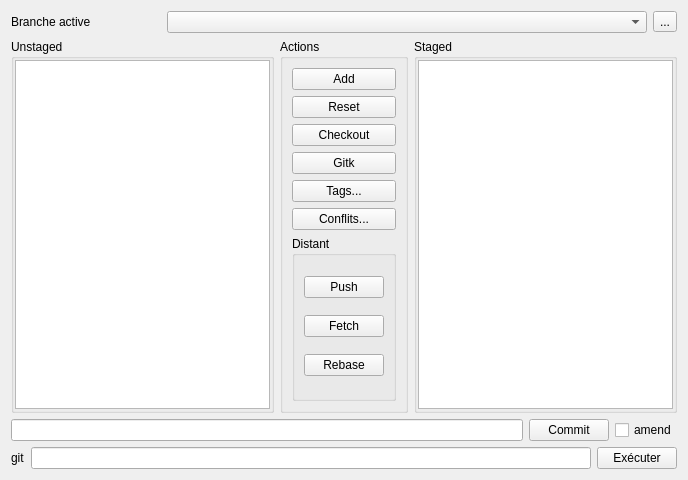
<?xml version="1.0" encoding="UTF-8"?>
<ui version="4.0">
 <class>TabGit</class>
 <widget class="QWidget" name="TabGit">
  <property name="geometry">
   <rect>
    <x>0</x>
    <y>0</y>
    <width>688</width>
    <height>480</height>
   </rect>
  </property>
  <property name="windowTitle">
   <string>Form</string>
  </property>
  <layout class="QGridLayout" name="gridLayout">
   <item row="0" column="0">
    <layout class="QHBoxLayout" name="horizontalLayout_3">
     <item>
      <widget class="QLabel" name="label_branch">
       <property name="maximumSize">
        <size>
         <width>150</width>
         <height>16777215</height>
        </size>
       </property>
       <property name="text">
        <string>Branche active</string>
       </property>
      </widget>
     </item>
     <item>
      <widget class="QComboBox" name="comboBox_branch"/>
     </item>
     <item>
      <widget class="QToolButton" name="toolButton_branch">
       <property name="text">
        <string>...</string>
       </property>
      </widget>
     </item>
    </layout>
   </item>
   <item row="1" column="0">
    <layout class="QHBoxLayout" name="horizontalLayout_2">
     <item>
      <widget class="QGroupBox" name="groupBox_unstaged">
       <property name="title">
        <string>Unstaged</string>
       </property>
       <layout class="QVBoxLayout" name="verticalLayout">
        <property name="leftMargin">
         <number>1</number>
        </property>
        <property name="topMargin">
         <number>1</number>
        </property>
        <property name="rightMargin">
         <number>1</number>
        </property>
        <property name="bottomMargin">
         <number>1</number>
        </property>
        <item>
         <widget class="QListWidget" name="listWidget_unstaged">
          <property name="editTriggers">
           <set>QAbstractItemView::NoEditTriggers</set>
          </property>
          <property name="selectionMode">
           <enum>QAbstractItemView::ExtendedSelection</enum>
          </property>
          <property name="viewMode">
           <enum>QListView::ListMode</enum>
          </property>
          <property name="itemAlignment">
           <set>Qt::AlignLeading</set>
          </property>
          <property name="sortingEnabled">
           <bool>true</bool>
          </property>
         </widget>
        </item>
       </layout>
      </widget>
     </item>
     <item>
      <widget class="QGroupBox" name="groupBox_action">
       <property name="title">
        <string>Actions</string>
       </property>
       <layout class="QVBoxLayout" name="verticalLayout_3">
        <item>
         <widget class="QPushButton" name="pushButton_add">
          <property name="text">
           <string>Add</string>
          </property>
         </widget>
        </item>
        <item>
         <widget class="QPushButton" name="pushButton_reset">
          <property name="text">
           <string>Reset</string>
          </property>
         </widget>
        </item>
        <item>
         <widget class="QPushButton" name="pushButton_checkout">
          <property name="text">
           <string>Checkout</string>
          </property>
         </widget>
        </item>
        <item>
         <widget class="QPushButton" name="pushButton_gitk">
          <property name="text">
           <string>Gitk</string>
          </property>
         </widget>
        </item>
        <item>
         <widget class="QPushButton" name="pushButton_tags">
          <property name="text">
           <string>Tags...</string>
          </property>
         </widget>
        </item>
        <item>
         <widget class="QPushButton" name="pushButton_conflicts">
          <property name="text">
           <string>Conflits...</string>
          </property>
         </widget>
        </item>
        <item>
         <widget class="QGroupBox" name="groupBox_distantAction">
          <property name="title">
           <string>Distant</string>
          </property>
          <layout class="QVBoxLayout" name="verticalLayout_5">
           <item>
            <widget class="QPushButton" name="pushButton_push">
             <property name="text">
              <string>Push</string>
             </property>
            </widget>
           </item>
           <item>
            <widget class="QPushButton" name="pushButton_fetch">
             <property name="text">
              <string>Fetch</string>
             </property>
            </widget>
           </item>
           <item>
            <widget class="QPushButton" name="pushButton_rebase">
             <property name="text">
              <string>Rebase</string>
             </property>
            </widget>
           </item>
          </layout>
         </widget>
        </item>
       </layout>
      </widget>
     </item>
     <item>
      <widget class="QGroupBox" name="groupBox_staged">
       <property name="title">
        <string>Staged</string>
       </property>
       <layout class="QVBoxLayout" name="verticalLayout_2">
        <property name="leftMargin">
         <number>1</number>
        </property>
        <property name="topMargin">
         <number>1</number>
        </property>
        <property name="rightMargin">
         <number>1</number>
        </property>
        <property name="bottomMargin">
         <number>1</number>
        </property>
        <item>
         <widget class="QListWidget" name="listWidget_staged">
          <property name="editTriggers">
           <set>QAbstractItemView::NoEditTriggers</set>
          </property>
          <property name="itemAlignment">
           <set>Qt::AlignLeading</set>
          </property>
          <property name="sortingEnabled">
           <bool>true</bool>
          </property>
         </widget>
        </item>
       </layout>
      </widget>
     </item>
    </layout>
   </item>
   <item row="2" column="0">
    <layout class="QHBoxLayout" name="horizontalLayout">
     <item>
      <widget class="QLineEdit" name="lineEdit_commit"/>
     </item>
     <item>
      <widget class="QPushButton" name="pushButton_commit">
       <property name="text">
        <string>Commit</string>
       </property>
      </widget>
     </item>
     <item>
      <widget class="QCheckBox" name="checkBox_amend">
       <property name="text">
        <string>amend</string>
       </property>
      </widget>
     </item>
    </layout>
   </item>
   <item row="3" column="0">
    <layout class="QHBoxLayout" name="horizontalLayout_4">
     <item>
      <widget class="QLabel" name="label_extra">
       <property name="text">
        <string>git</string>
       </property>
      </widget>
     </item>
     <item>
      <widget class="QLineEdit" name="lineEdit_extra"/>
     </item>
     <item>
      <widget class="QPushButton" name="pushButton_extra">
       <property name="text">
        <string>Exécuter</string>
       </property>
      </widget>
     </item>
    </layout>
   </item>
  </layout>
 </widget>
 <resources/>
 <connections/>
</ui>
